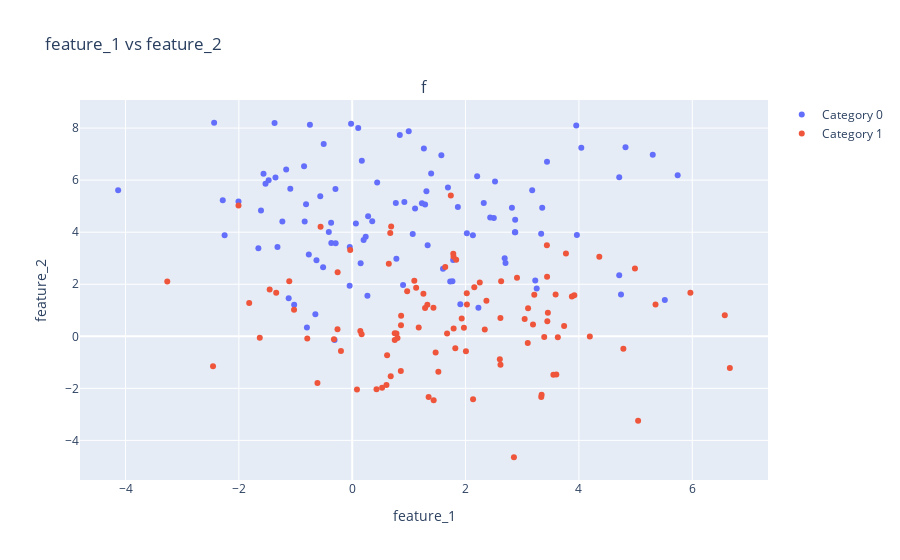

Notebook cell for this chart:
### Code cell
sns.scatterplot(x='feature_1', y='feature_2', hue='y', data=df)
# plotly figure
make_plotly_fig(df)
